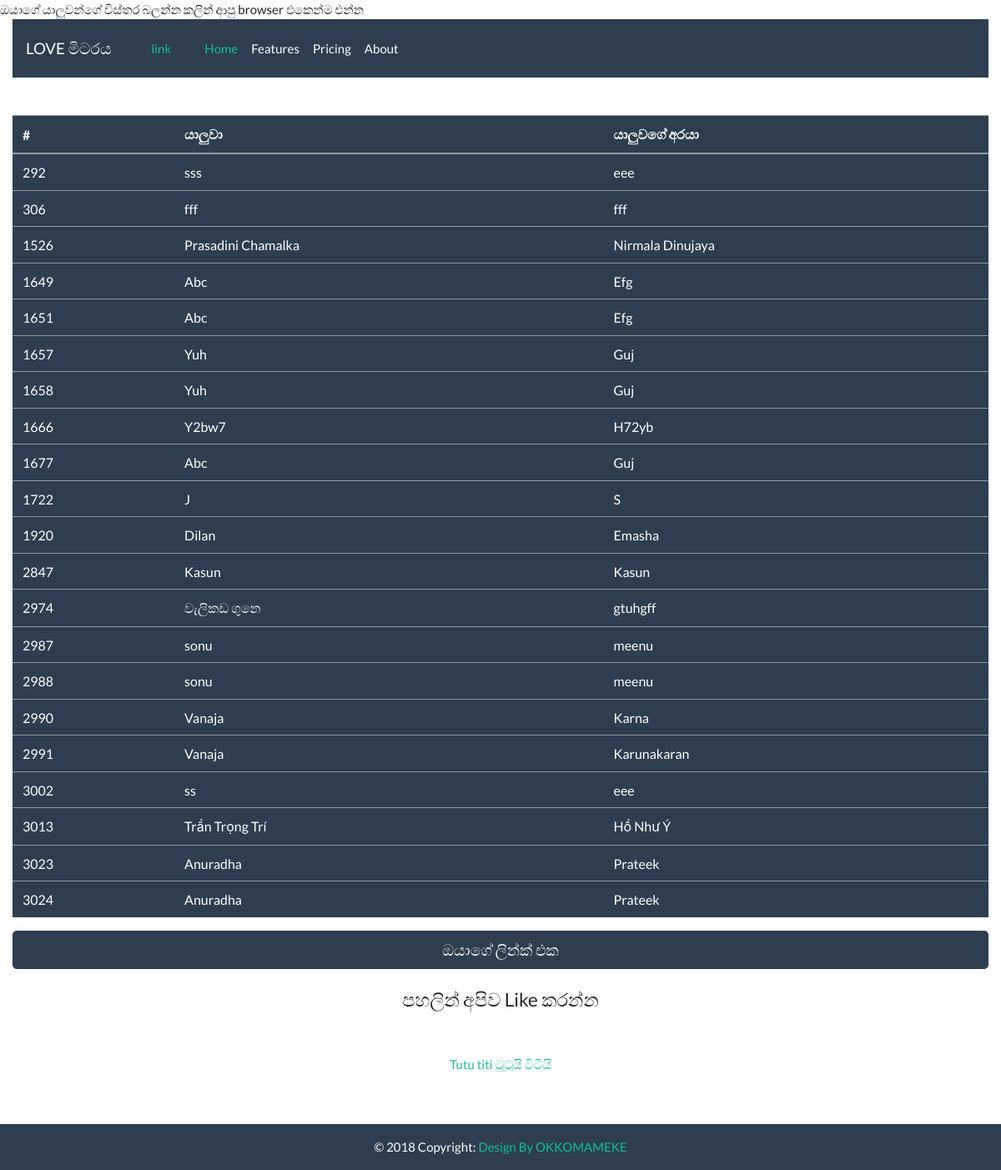
The app's page /refer_data.php with its own data.
### tables this page shows
CREATE TABLE `data` (
  `data_id` int(11) NOT NULL,
  `ref_id` int(11) NOT NULL,
  `friend` varchar(50) NOT NULL,
  `crush` varchar(50) NOT NULL
);

### refer_data.php (the view, shortened to what this page needs)
<?php require_once('connection.php'); ?>
<?php
$ref_id=0;
$query="SELECT * FROM data WHERE ref_id='{$ref_id}' ";
$refers=mysqli_query($connection,$query);
$friend_list="";
if($refers){
    while($refer=mysqli_fetch_assoc($refers)){
        $friend_list.="<tr>";
        $friend_list.="<td>{$refer['data_id']}</td>";
        $friend_list.="<td>{$refer['friend']}</td>";
        $friend_list.="<td>{$refer['crush']}</td>";
        $friend_list.="<tr>";
    }
}
?>
<!doctype html>
<html lang="en">
  <head>
    <link rel="stylesheet" href="https://bootswatch.com/4/flatly/bootstrap.min.css" >
  </head>
  <body>
 <div class="container-fluid" align="center">
  <nav class="navbar navbar-expand-lg navbar-dark bg-primary">
  <a class="navbar-brand" href="#">LOVE මිටරය</a>
  <a class="nav-link" href="#">link</a>
  <div class="collapse navbar-collapse" id="navbarColor01">
    <ul class="navbar-nav mr-auto">
      <li class="nav-item active">
        <a class="nav-link" href="#">Home <span class="sr-only">(current)</span></a>
      </li>
      <li class="nav-item">
        <a class="nav-link" href="#">Features</a>
      </li>
      <li class="nav-item">
        <a class="nav-link" href="#">Pricing</a>
      </li>
      <li class="nav-item">
        <a class="nav-link" href="#">About</a>
      </li>
    </ul>
  </div>
</nav>
<br><br>
<div class="box">
<table class="table table-primary">
  <thead>
    <tr>
      <th scope="col">#</th>
      <th scope="col">යාලුවා</th>
      <th scope="col">යාලුවගේ අරයා</th>
    </tr>
  </thead>
  <tbody>
    <?php echo $friend_list ?>
  </tbody>
</table>
<a href="refer_share.php?ref_id=<?php echo $ref_id ;?>" class="btn btn-primary btn-lg btn-block" >ඔයාගේ ලින්ක් එක</a>
</div>
<br> <h4>පහලින් අපිව Like කරන්න</h4>
<br><br>
<div class="fb-page" data-href="https://www.facebook.com/tutuandtiti" data-tabs="timeline" data-height="130" data-small-header="false" data-adapt-container-width="true" data-hide-cover="false" data-show-facepile="true"><blockquote cite="https://www.facebook.com/tutuandtiti" class="fb-xfbml-parse-ignore"><a href="https://www.facebook.com/tutuandtiti">Tutu titi ටුටූයි ටිටීයි</a></blockquote></div>
</div>
<br><br>
<footer class="page-footer font-small bg-primary">
  <div class="footer-copyright text-center py-3" style="color:white;">© 2018 Copyright:
    <a href="https://www.youtube.com/okkomamekepage">Design By OKKOMAMEKE</a>
  </div>
</footer>
  </body>
</html>

### records on screen
data: data_id "292", friend "sss", crush "eee"
data: data_id "306", friend "fff", crush "fff"
data: data_id "1526", friend "Prasadini Chamalka", crush "Nirmala Dinujaya"
data: data_id "1649", friend "Abc", crush "Efg"
data: data_id "1651", friend "Abc", crush "Efg"
data: data_id "1657", friend "Yuh", crush "Guj"
data: data_id "1658", friend "Yuh", crush "Guj"
data: data_id "1666", friend "Y2bw7", crush "H72yb"
data: data_id "1677", friend "Abc", crush "Guj"
data: data_id "1722", friend "J", crush "S"
data: data_id "1920", friend "Dilan", crush "Emasha"
data: data_id "2847", friend "Kasun", crush "Kasun"
data: data_id "2974", friend "වැලිකඩ ගුනෙ", crush "gtuhgff"
data: data_id "2987", friend "sonu", crush "meenu"
data: data_id "2988", friend "sonu", crush "meenu"
data: data_id "2990", friend "Vanaja", crush "Karna"
data: data_id "2991", friend "Vanaja", crush "Karunakaran"
data: data_id "3002", friend "ss", crush "eee"
data: data_id "3013", friend "Trần Trọng Trí", crush "Hồ Như Ý"
data: data_id "3023", friend "Anuradha", crush "Prateek"
data: data_id "3024", friend "Anuradha", crush "Prateek"
